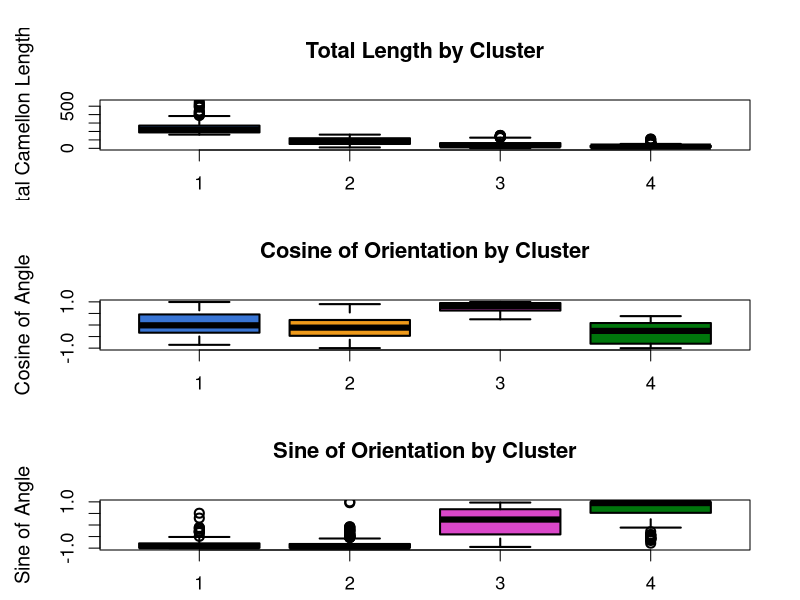

Source code (R):
library(here)

# Load camellones on clustered camellones
camellones <- read.csv(here("outputs","data", "camellones_with_auto_clusters.csv"),na.strings=c(NA,NULL,""))

camellones$cluster_id <- as.factor(camellones$cluster_id)

cols <- c("#3975d4", "#ef9a1a","#da47c9","#00760c")

# Create summary boxplots with optimized settings
png(here("outputs","figures","figS1.png"), width = 2480, height = 4008, res = 300)

# Better spacing and scaling
par(
  mfrow = c(3, 1),
  mai = c(0.5, 1, 1, 0.5),  # margins: bottom, left, top, right
  cex=1.1,
  cex.lab=1.1)

# Use consistent and correct labels, and improved titles
boxplot(
  camellones$total_length ~ camellones$cluster_id,
  xlab = NA,
  ylab = "Total Camellon Length",
  main = "Total Length by Cluster",
  lwd = 2,
  col = cols,
  cex.pch = 1.2
)

boxplot(
  camellones$angle_cos ~ camellones$cluster_id,
  xlab = NA,
  ylab = "Cosine of Angle",
  main = "Cosine of Orientation by Cluster",
  lwd = 2,
  col = cols,
  cex.pch = 1.2
)

boxplot(
  camellones$angle_sin ~ camellones$cluster_id,
  xlab = "Cluster ID",
  ylab = "Sine of Angle",
  main = "Sine of Orientation by Cluster",
  lwd = 2,
  col = cols,
  cex.pch = 1.2
)

dev.off()
